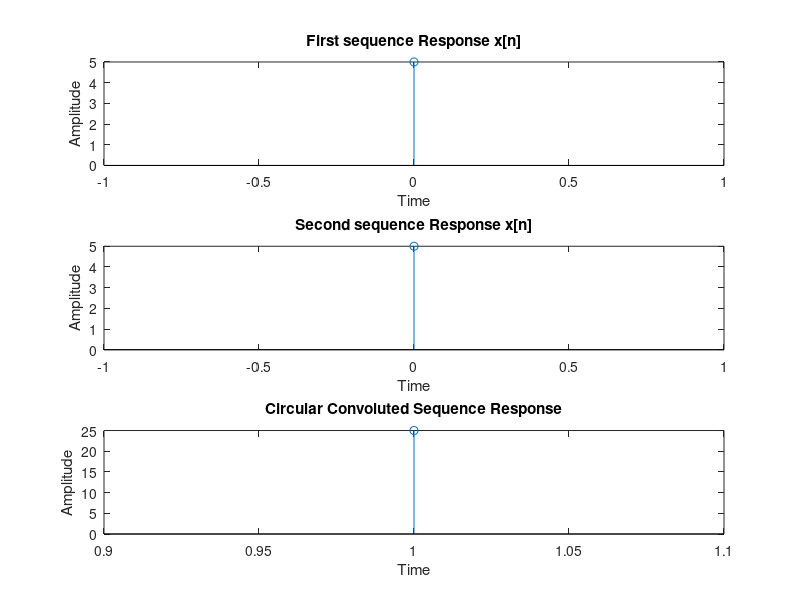

The MATLAB source for this figure:
clc;
clear all;
close all;

%Program for Circular convolution using discrete convolution expression

x=input('Enter the first sequence:');
n1=length(x);
h=input('Enter the second sequence:');
n2=length(h);

n=0:1:n1-1;

subplot(3,1,1);
stem(n,x);
xlabel('Time');
ylabel('Amplitude');
title('First sequence Response x[n]');
n=0:1:n2-1;

subplot(3,1,2);
stem(n,h);
xlabel('Time');
ylabel('Amplitude');
title('Second sequence Response x[n]');

n=n1+n2-1;
if n1>n2
    n3=n1-n2;
    h=[h,zeros(1,n3)];
elseif n2>n1;
    n3=n2-n1;
    x=[x,zeros(1,n3)];
end

x=[x,zeros(1,n-n1)]; 
h=[h,zeros(1,n-n2)];
for n=1:n;
    y(n)=0;
 for i=1:n
    j=n-i+1;
 if(j<=0)
    j=n+j;
 end 
    y(n)=y(n)+x(i)*h(j);  
 end
end

disp('Circular convolution of x & h is');
disp(y);

subplot(3,1,3);
stem(y);
xlabel('Time');
ylabel('Amplitude');
title('Circular Convoluted Sequence Response');